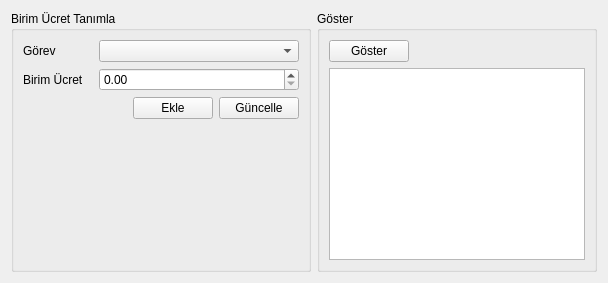
      <widget class="QWidget" name="pageUcret">
       <layout class="QGridLayout" name="gridLayout_21">
        <item row="0" column="0">
         <widget class="QGroupBox" name="groupBox_11">
          <property name="minimumSize">
           <size>
            <width>300</width>
            <height>0</height>
           </size>
          </property>
          <property name="maximumSize">
           <size>
            <width>300</width>
            <height>16777215</height>
           </size>
          </property>
          <property name="title">
           <string>Birim Ücret Tanımla</string>
          </property>
          <layout class="QGridLayout" name="gridLayout_19">
           <item row="0" column="0">
            <layout class="QVBoxLayout" name="verticalLayout_11">
             <item>
              <layout class="QHBoxLayout" name="horizontalLayout_37">
               <item>
                <widget class="QLabel" name="label_3">
                 <property name="text">
                  <string>Görev</string>
                 </property>
                </widget>
               </item>
               <item>
                <widget class="QComboBox" name="comboBox_gorevucret">
                 <property name="minimumSize">
                  <size>
                   <width>200</width>
                   <height>0</height>
                  </size>
                 </property>
                 <property name="maximumSize">
                  <size>
                   <width>200</width>
                   <height>16777215</height>
                  </size>
                 </property>
                </widget>
               </item>
              </layout>
             </item>
             <item>
              <layout class="QHBoxLayout" name="horizontalLayout_38">
               <item>
                <widget class="QLabel" name="label_4">
                 <property name="text">
                  <string>Birim Ücret</string>
                 </property>
                </widget>
               </item>
               <item>
                <widget class="QDoubleSpinBox" name="doubleSpinBox_gorevucret">
                 <property name="minimumSize">
                  <size>
                   <width>200</width>
                   <height>0</height>
                  </size>
                 </property>
                 <property name="maximumSize">
                  <size>
                   <width>200</width>
                   <height>16777215</height>
                  </size>
                 </property>
                 <property name="maximum">
                  <double>99999999.989999994635582</double>
                 </property>
                </widget>
               </item>
              </layout>
             </item>
             <item>
              <layout class="QHBoxLayout" name="horizontalLayout_39">
               <item>
                <spacer name="horizontalSpacer_9">
                 <property name="orientation">
                  <enum>Qt::Horizontal</enum>
                 </property>
                 <property name="sizeHint" stdset="0">
                  <size>
                   <width>40</width>
                   <height>20</height>
                  </size>
                 </property>
                </spacer>
               </item>
               <item>
                <widget class="QPushButton" name="pushButton_ucretekle">
                 <property name="text">
                  <string>Ekle</string>
                 </property>
                 <property name="icon">
                  <iconset resource="icons.qrc">
                   <normaloff>:/img/insert_row.png</normaloff>:/img/insert_row.png</iconset>
                 </property>
                </widget>
               </item>
               <item>
                <widget class="QPushButton" name="pushButton_ucretgunc">
                 <property name="text">
                  <string>Güncelle</string>
                 </property>
                 <property name="icon">
                  <iconset resource="icons.qrc">
                   <normaloff>:/img/reload.png</normaloff>:/img/reload.png</iconset>
                 </property>
                </widget>
               </item>
              </layout>
             </item>
            </layout>
           </item>
           <item row="1" column="0">
            <layout class="QVBoxLayout" name="verticalLayout_12">
             <item>
              <spacer name="verticalSpacer_5">
               <property name="orientation">
                <enum>Qt::Vertical</enum>
               </property>
               <property name="sizeHint" stdset="0">
                <size>
                 <width>20</width>
                 <height>40</height>
                </size>
               </property>
              </spacer>
             </item>
            </layout>
           </item>
          </layout>
         </widget>
        </item>
        <item row="0" column="1">
         <widget class="QGroupBox" name="groupBox_12">
          <property name="title">
           <string>Göster</string>
          </property>
          <layout class="QGridLayout" name="gridLayout_20">
           <item row="0" column="0">
            <layout class="QHBoxLayout" name="horizontalLayout_40">
             <item>
              <widget class="QPushButton" name="pushButton_gosterucret">
               <property name="text">
                <string>Göster</string>
               </property>
               <property name="icon">
                <iconset resource="icons.qrc">
                 <normaloff>:/img/view.png</normaloff>:/img/view.png</iconset>
               </property>
              </widget>
             </item>
             <item>
              <spacer name="horizontalSpacer_10">
               <property name="orientation">
                <enum>Qt::Horizontal</enum>
               </property>
               <property name="sizeHint" stdset="0">
                <size>
                 <width>40</width>
                 <height>20</height>
                </size>
               </property>
              </spacer>
             </item>
            </layout>
           </item>
           <item row="1" column="0">
            <widget class="QTableView" name="tableView_ucret">
             <property name="editTriggers">
              <set>QAbstractItemView::NoEditTriggers</set>
             </property>
             <property name="alternatingRowColors">
              <bool>true</bool>
             </property>
             <property name="selectionMode">
              <enum>QAbstractItemView::SingleSelection</enum>
             </property>
             <property name="selectionBehavior">
              <enum>QAbstractItemView::SelectRows</enum>
             </property>
             <property name="sortingEnabled">
              <bool>true</bool>
             </property>
            </widget>
           </item>
          </layout>
         </widget>
        </item>
       </layout>
      </widget>
